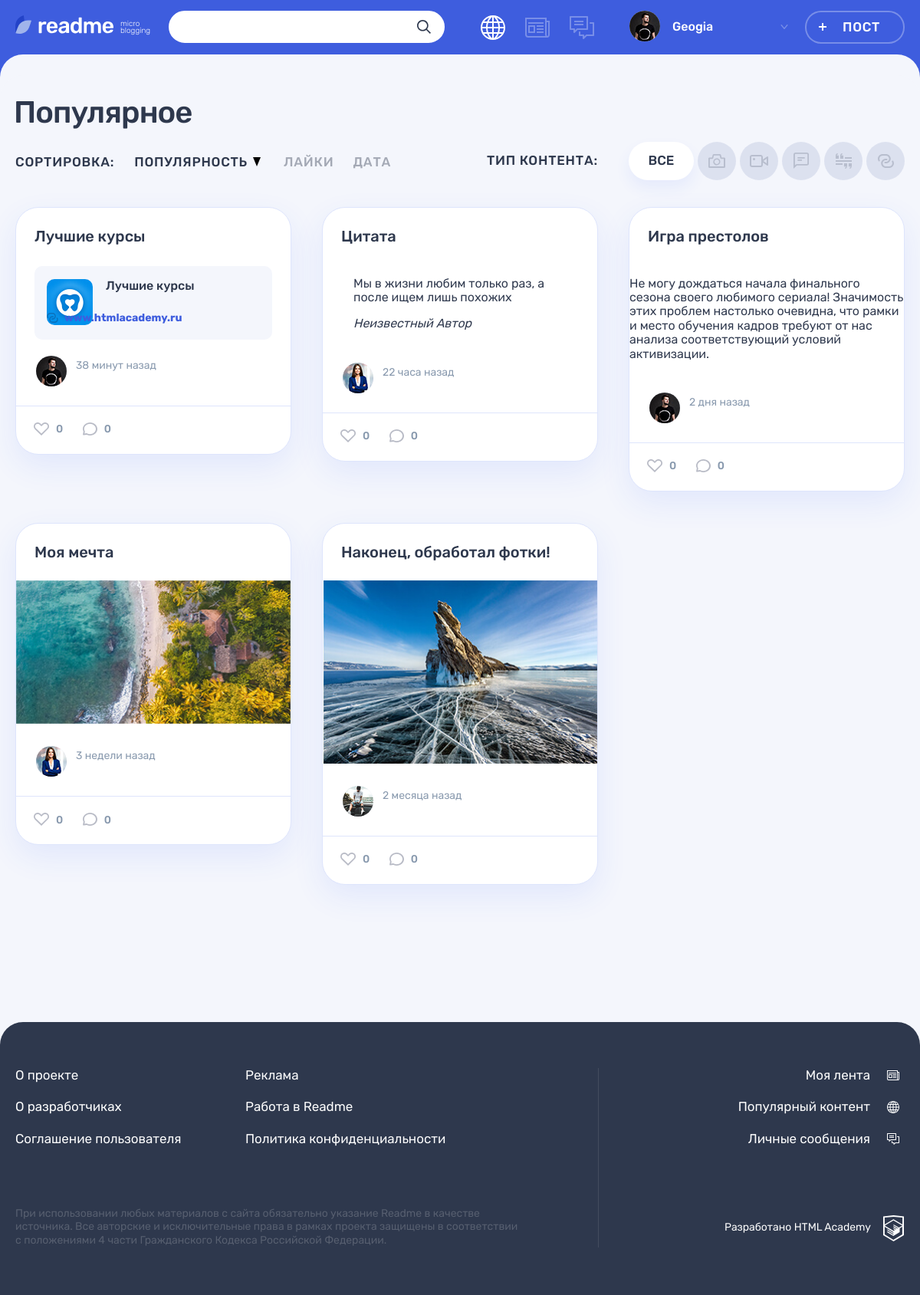
The page / on the database its author committed.
### tables this page shows
CREATE TABLE IF NOT EXISTS posts (
    id INTEGER PRIMARY KEY AUTO_INCREMENT,
    user_id INTEGER NOT NULL,
    type_id INTEGER NOT NULL,
    title VARCHAR(255),
    text TEXT,
    author VARCHAR(255),
    photo VARCHAR(255),
    video VARCHAR(255),
    link VARCHAR(255),
    views INT UNSIGNED,
    created_at INT(11) NOT NULL
);

CREATE TABLE IF NOT EXISTS users (
    id INTEGER PRIMARY KEY AUTO_INCREMENT,
    email VARCHAR(255) UNIQUE NOT NULL,
    login VARCHAR(255) NOT NULL,
    password VARCHAR(255) NOT NULL,
    name VARCHAR(255)NOT NULL,
    avatar VARCHAR(255),
    contacts TEXT,
    created_at INT(11) NOT NULL
);

### helpers.php (called while the page is built, shortened)
<?php
function get_noun_plural_form (int $number, string $one, string $two, string $many): string
{
    $number = (int) $number;
    $mod10 = $number % 10;
    $mod100 = $number % 100;
    switch (true) {
        case ($mod10 > 5):
            return $many;
        case ($mod10 >= 2 && $mod10 <= 4):
            return $two;
    }
}
function include_template($name, array $data = []) {
    $name = 'templates/' . $name;
    extract($data);
    require $name;
    $result = ob_get_clean();
    return $result;
}
function generate_random_date($index) {
    $deltas = [['minutes' => 59], ['hours' => 23], ['days' => 6], ['weeks' => 4], ['months' => 11]];
    $dcnt = count($deltas);
    $delta = $deltas[$index];
    $timeval = rand(1, current($delta));
    $timename = key($delta);
    $ts = strtotime("$timeval $timename ago");
    $dt = date('Y-m-d H:i:s', $ts);
    return $dt;
}

### data.php (called while the page is built, shortened)
<?php
$types = [];

### templates/index.php (the view, shortened to what this page needs)
<section class="page__main page__main--popular">
    <div class="container">
        <h1 class="page__title page__title--popular">Популярное</h1>
    </div>
    <div class="popular container">
        <div class="popular__filters-wrapper">
            <div class="popular__sorting sorting">
                <b class="popular__sorting-caption sorting__caption">Сортировка:</b>
                <ul class="popular__sorting-list sorting__list">
                    <li class="sorting__item sorting__item--popular">
                        <a class="sorting__link sorting__link--active" href="#">
                            <span>Популярность</span>
                            <svg class="sorting__icon" width="10" height="12">
                                <use xlink:href="#icon-sort"></use>
                            </svg>
                        </a>
                    </li>
                    <li class="sorting__item">
                        <a class="sorting__link" href="#">
                            <span>Лайки</span>
                        </a>
                    </li>
                    <li class="sorting__item">
                        <a class="sorting__link" href="#">
                            <span>Дата</span>
                        </a>
                    </li>
                </ul>
            </div>
            <div class="popular__filters filters">
                <b class="popular__filters-caption filters__caption">Тип контента:</b>
                <ul class="popular__filters-list filters__list">
                    <li class="popular__filters-item popular__filters-item--all filters__item filters__item--all">
                        <a class="filters__button filters__button--ellipse filters__button--all filters__button--active" href="#">
                            <span>Все</span>
                        </a>
                    </li>
                    <li class="popular__filters-item filters__item">
                        <a class="filters__button filters__button--photo button" href="#">
                            <svg class="filters__icon" width="22" height="18">
                                <use xlink:href="#icon-filter-photo"></use>
                            </svg>
                        </a>
                    </li>
                    <li class="popular__filters-item filters__item">
                        <a class="filters__button filters__button--video button" href="#">
                            <svg class="filters__icon" width="24" height="16">
                                <use xlink:href="#icon-filter-video"></use>
                            </svg>
                        </a>
                    </li>
                    <li class="popular__filters-item filters__item">
                        <a class="filters__button filters__button--text button" href="#">
                            <svg class="filters__icon" width="20" height="21">
                                <use xlink:href="#icon-filter-text"></use>
                            </svg>
                        </a>
                    </li>
                    <li class="popular__filters-item filters__item">
                        <a class="filters__button filters__button--quote button" href="#">
                            <svg class="filters__icon" width="21" height="20">
                                <use xlink:href="#icon-filter-quote"></use>
                            </svg>
                        </a>
                    </li>
                    <li class="popular__filters-item filters__item">
                        <a class="filters__button filters__button--link button" href="#">
                            <svg class="filters__icon" width="21" height="18">
                                <use xlink:href="#icon-filter-link"></use>
                            </svg>
                        </a>
                    </li>
                </ul>
            </div>
        </div>
        <div class="popular__posts">
            <?php foreach ($posts as $i => $post): ?>
            <?php
                $date = generate_random_date($i);
                $postTime = strtotime($date);
                $currentTime = time();
                $diff = $currentTime - $postTime;
            ?>
            <article class="popular__post post">
                <header class="post__header">
                    <h2><?php echo $post['title'] ?></h2>
                </header>
                <div class="post__main">
                    <?php echo get_post_content_by_type($post, $types); ?>
                </div>
                <footer class="post__footer">
                    <div class="post__author">
                        <a class="post__author-link" href="#" title="Автор">
                            <div class="post__avatar-wrapper">
                                <?php echo '<img class="post__author-avatar" src="img/' . $post['avatar'] . '" alt="Аватар пользователя">'; ?>
                            </div>
                            <div class="post__info">
                                <time class="post__time" datetime="<?php echo $date; ?>" title="<?php echo date('d.m.Y H:i', $postTime); ?>"><?php echo get_date_format($diff) . ' назад'; ?></time>
                            </div>
                        </a>
                    </div>
                    <div class="post__indicators">
                        <div class="post__buttons">
                            <a class="post__indicator post__indicator--likes button" href="#" title="Лайк">
                                <svg class="post__indicator-icon" width="20" height="17">
                                    <use xlink:href="#icon-heart"></use>
                                </svg>
                                <span>0</span>
                            </a>
                            <a class="post__indicator post__indicator--comments button" href="#" title="Комментарии">
                                <svg class="post__indicator-icon" width="19" height="17">
                                    <use xlink:href="#icon-comment"></use>
                                </svg>
                                <span>0</span>
                            </a>
                        </div>
                    </div>
                </footer>
            </article>
            <?php endforeach; ?>
        </div>
    </div>
</section>

### functions.php
<?php
function get_post_quote_content($post){
	return '<blockquote>
                    <p> ' . $post['text'] . ' </p>
                    <cite>' . $post['author'] . '</cite>
                </blockquote>';
}
function get_post_link_content($post){
	return '<div class="post-link__wrapper">
                    <a class="post-link__external" href="http://" title="Перейти по ссылке">
                        <div class="post-link__info-wrapper">
                            <div class="post-link__icon-wrapper">
                                <img src="img/logo-vita.jpg" alt="Иконка">
                            </div>
                            <div class="post-link__info">
                                <h3>' . $post['title'] . '</h3>
                            </div>
                        </div>
                        <span>' . $post['link'] . '</span>
                    </a>
                </div>';
}
function get_post_photo_content($post){
	return '<div class="post-photo__image-wrapper">
                    <img src="img/' . $post['photo'] . '" alt="Фото от пользователя" width="360" height="240">
                </div>';
}
function get_post_text_content($post){
	 return break_text($post['text'], 300);
}
function get_post_content_by_type($post, $types){
	if ($types[$post['type_id']]['class_name'] === 'post-quote') {
		return get_post_quote_content($post);
	}
	elseif ($types[$post['type_id']]['class_name'] === 'post-photo') {
		return get_post_photo_content($post);
	}
	elseif ($types[$post['type_id']]['class_name'] === 'post-text') {
		return get_post_text_content($post);
	}
	elseif ($types[$post['type_id']]['class_name'] === 'post-link') {
		return get_post_link_content($post);
	}
	else {
		return 'Error: File not Found';
	}
}
function break_text($str, $value) {
	if (mb_strlen($str, 'UTF-8') > $value) {
		$str = mb_substr($str, 0, $value, 'UTF-8');
		$str = mb_substr($str, 0, mb_strrpos($str, ' ', 'UTF-8'), 'UTF-8');
		return '<p>' . $str . '... ' . '</p>' . '<a class="post-text__more-link" href="#">Читать далее</a>';
	}
	else {
		return '<p>' . $str . '</p>';
	}
}
function get_date_format(int $time_unix): string
{
	if (($time_unix / 60) < 60) {
		$time_unix_temp = floor($time_unix / 60);
		return  $time_unix_temp . ' ' . get_noun_plural_form($time_unix_temp, 'минута', 'минуты', 'минут');
	}
	else if (($time_unix / 60) >= 60 && ($time_unix / 3600) < 24) {
		$time_unix_temp = floor($time_unix / 3600);
		return  $time_unix_temp . ' ' . get_noun_plural_form($time_unix_temp, 'час', 'часа', 'часов');
	}
	else if (($time_unix / 3600) >= 24 && ($time_unix / 86400) < 7) {
		$time_unix_temp = floor($time_unix / 86400);
		return  $time_unix_temp . ' ' . get_noun_plural_form($time_unix_temp, 'день', 'дня', 'дней');
	}
	else if (($time_unix / 86400) >= 7 && ($time_unix / 604800) < 5) {
		$time_unix_temp = floor($time_unix / 604800);
		return  $time_unix_temp . ' ' . get_noun_plural_form($time_unix_temp, 'неделя', 'недели', 'недель');
	}
	else if (($time_unix / 604800) >= 5) {
		$time_unix_temp = floor($time_unix / 2629743);
		return  $time_unix_temp . ' ' . get_noun_plural_form($time_unix_temp, 'месяц', 'месяца', 'месяцев');
	}
}

### rows shown on the page
posts: title "Лучшие курсы", link "www.htmlacademy.ru", user.avatar (picture)
posts: title "Цитата", text "Мы в жизни любим только раз, а после ищем лишь похожих", author "Неизвестный Автор", user.avatar (picture)
posts: title "Игра престолов", text "Не могу дождаться начала финального сезона своего любимого сериала! Значимость этих проблем настолько очевидна, что рамки и место обучения кадров требуют от нас анализа соответствующий условий активизации.", user.avatar (picture)
posts: title "Моя мечта", photo (picture), user.avatar (picture)
posts: title "Наконец, обработал фотки!", photo (picture), user.avatar (picture)

### other values the page prints
$user_name "Geogia"
